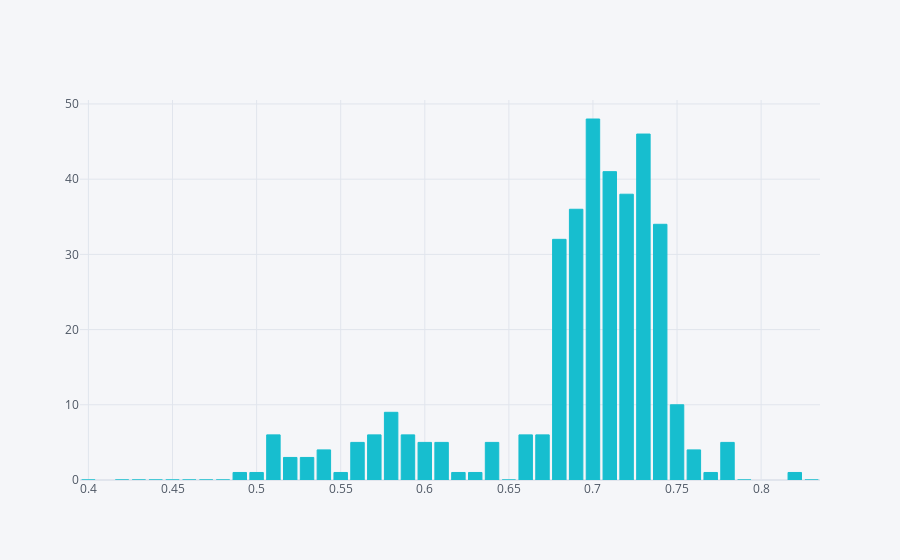

The code cell stored with this chart in its notebook:
### Code cell
bar_mass_index('position_group=="offensive"', 'pff_sackAllowed', 'java')

### Figure 1 — Plotly figure (JSON) as saved in the notebook; plotly's stock layout.template omitted (floating-point values rounded to 4 significant figures)
{"data": [{"marker": {"color": "rgba(23, 190, 207, 1)", "line": {"color": "rgba(23, 190, 207, 1.0)", "width": 1}}, "name": "pff_sackAllowed", "orientation": "v", "text": "", "type": "bar", "x": [0.4, 0.42, 0.43, 0.44, 0.45, 0.46, 0.47, 0.48, 0.49, 0.5, 0.51, 0.52, 0.53, 0.54, 0.55, 0.56, 0.57, 0.58, 0.59, 0.6, 0.61, 0.62, 0.63, 0.64, 0.65, 0.66, 0.67, 0.68, 0.69, 0.7, 0.71, 0.72, 0.73, 0.74, 0.75, 0.76, 0.77, 0.78, 0.79, 0.82, 0.83], "y": [0, 0, 0, 0, 0, 0, 0, 0, 1, 1, 6, 3, 3, 4, 1, 5, 6, 9, 6, 5, 5, 1, 1, 5, 0, 6, 6, 32, 36, 48, 41, 38, 46, 34, 10, 4, 1, 5, 0, 1, 0]}], "layout": {"autosize": true, "legend": {"bgcolor": "#F5F6F9", "font": {"color": "#4D5663"}}, "paper_bgcolor": "#F5F6F9", "plot_bgcolor": "#F5F6F9", "title": {"font": {"color": "#4D5663"}}, "xaxis": {"autorange": true, "gridcolor": "#E1E5ED", "range": [0.395, 0.835], "showgrid": true, "tickfont": {"color": "#4D5663"}, "title": {"font": {"color": "#4D5663"}, "text": ""}, "type": "linear", "zerolinecolor": "#E1E5ED"}, "yaxis": {"autorange": true, "gridcolor": "#E1E5ED", "range": [0, 50.53], "showgrid": true, "tickfont": {"color": "#4D5663"}, "title": {"font": {"color": "#4D5663"}, "text": ""}, "type": "linear", "zerolinecolor": "#E1E5ED"}}}
